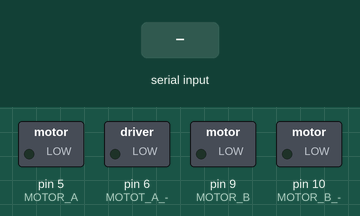
Bench run of a sketch on a simulated Arduino Uno, built with avr-gcc and run on an emulated ATmega328P. Shown: switched loads named in the sketch (green lamp = pin HIGH). The inputs (shaded band) are chosen by the test bench.

Above: at 1.2 s.
1.3 s: "F" received over the second serial link
At 1.7 s:
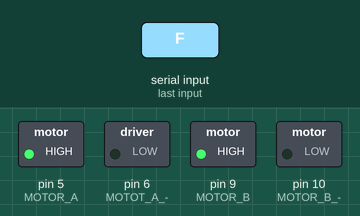
2.8 s: "B" received over the second serial link
At 4.0 s:
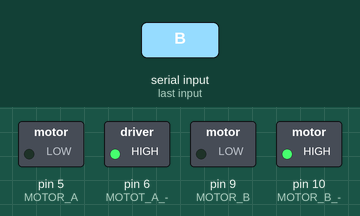
4.3 s: "R" received over the second serial link
At 5.1 s:
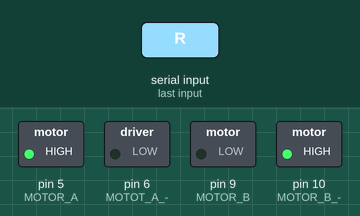
5.8 s: "L" received over the second serial link
At 6.3 s:
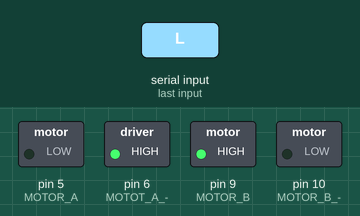
7.3 s: "S" received over the second serial link
At 8.6 s:
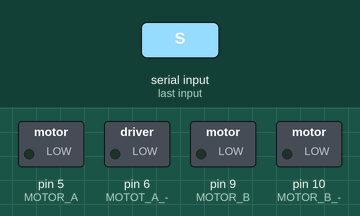
Timing chart, 0 to 9.8 s (numbered marks = the images above; inputs shaded):
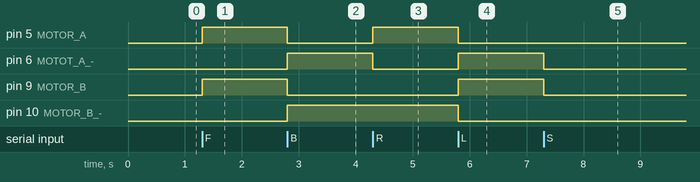

Measured:
- after the input at 1.3 s, pin 5 (MOTOR_A), pin 9 (MOTOR_B): LOW → HIGH at once
- after the input at 2.8 s, pin 5 (MOTOR_A), pin 9 (MOTOR_B): HIGH → LOW at once; pin 6 (MOTOT_A_-), pin 10 (MOTOR_B_-): LOW → HIGH at once
- after the input at 4.3 s, pin 5 (MOTOR_A): LOW → HIGH at once; pin 6 (MOTOT_A_-): HIGH → LOW at once
- after the input at 5.8 s, pin 5 (MOTOR_A), pin 10 (MOTOR_B_-): HIGH → LOW at once; pin 6 (MOTOT_A_-), pin 9 (MOTOR_B): LOW → HIGH at once
- after the input at 7.3 s, pin 6 (MOTOT_A_-), pin 9 (MOTOR_B): HIGH → LOW at once

The sketch:

CODIGO_robot_bluetooth_v1.ino
```cpp
#include <SoftwareSerial.h>
SoftwareSerial bluetooth(2, 3);// TX,RX

int bt;

void setup()
{
  bluetooth.begin(9600);
  pinMode(5,OUTPUT);//MOTOR A +
  pinMode(6,OUTPUT);//MOTOT A -
  pinMode(9,OUTPUT);//MOTOR B +
  pinMode(10,OUTPUT);//MOTOR B -
}

void loop()
{
  if(bluetooth.available())//BLUETOOTH DISPONIBLE
  {
      bt=bluetooth.read();//leer y guardar datos bluetooth
      if(bt=='F')//avanzar
      {
        digitalWrite(5,1);
        digitalWrite(6,0);
        digitalWrite(9,1);
        digitalWrite(10,0);
        delay(100);
      }
      if(bt=='B')//retroceder
      {
        digitalWrite(5,0);
        digitalWrite(6,1);
        digitalWrite(9,0);
        digitalWrite(10,1);
        delay(100);
      }
      if(bt=='R')//derecha
      {
        digitalWrite(5,1);
        digitalWrite(6,0);
        digitalWrite(9,0);
        digitalWrite(10,1);
        delay(100);
      }
      if(bt=='L')//IZQUIERDA
      {
        digitalWrite(5,0);
        digitalWrite(6,1);
        digitalWrite(9,1);
        digitalWrite(10,0);
        delay(100);
      }
      if(bt=='S')
      {
        digitalWrite(5,0);
        digitalWrite(6,0);
        digitalWrite(9,0);
        digitalWrite(10,0);
        delay(100);
      }
  }
}
```
